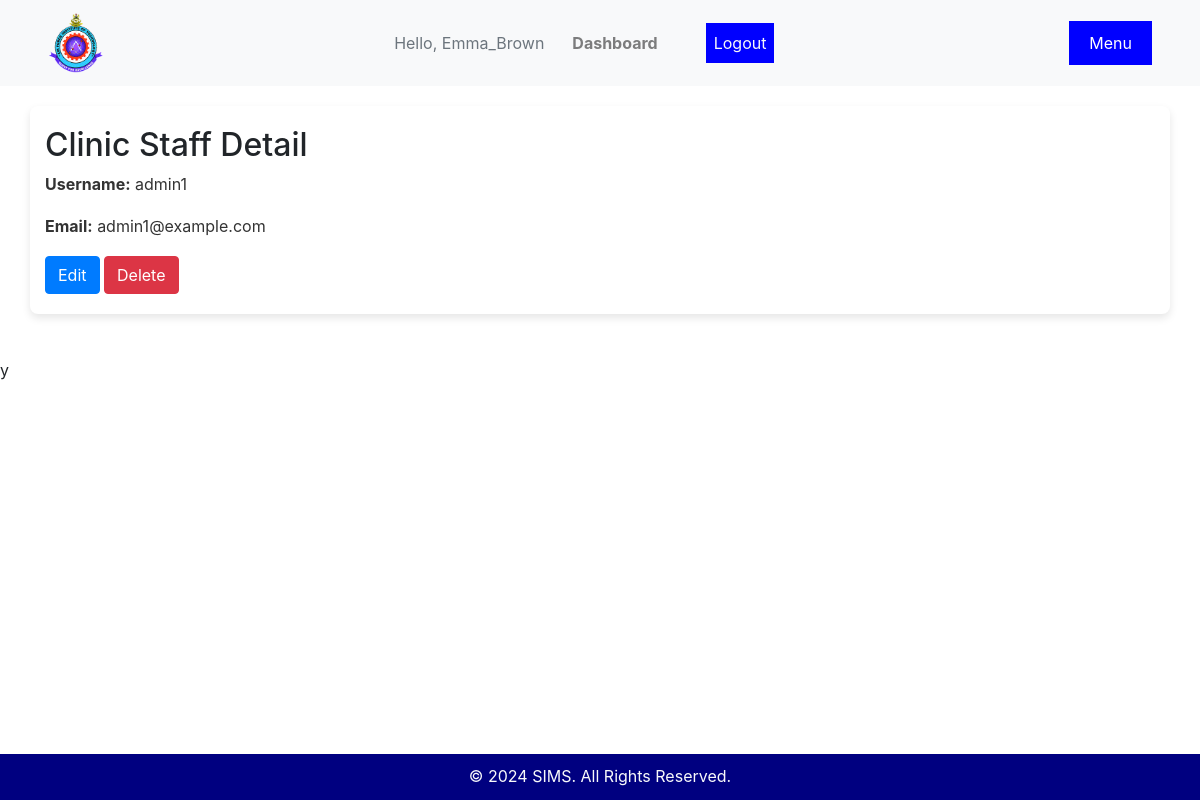
/admins/1/ (signed in), run on the app's committed database.
### users/models.py (models this page shows, shortened)
class CustomUser(AbstractUser):
    ROLE_CHOICES = [
        ('ADMIN', 'Admin'),
        ('STUDENT', 'Student'),
        ('LECTURER', 'Lecturer'),
        ('CLINIC_STAFF', 'Clinic Staff'),
    ]
    role = models.CharField(max_length=20, choices=ROLE_CHOICES)
    Approved = models.BooleanField(default=True)
    objects = CustomUserManager()

### ims/models.py (models this page shows, shortened)
class Admin(models.Model):
    user = models.OneToOneField(User, on_delete=models.CASCADE)

### ims/views.py (the view)
# urls.py: path('admins/<int:pk>/', views.AdminDetailView.as_view(), name='admin_detail'),
class AdminDetailView(DetailView):
    model = Admin
    context_object_name = 'clinicstaff'
    template_name = 'admins/admin_detail.html'

### templates/admins/admin_detail.html (shortened to what this page needs)
{% extends 'base.html' %}
{% block content %}
    <h2>Clinic Staff Detail</h2>
    <p><strong>Username:</strong> {{ clinicstaff.user.username }}</p>
    <p><strong>Email:</strong> {{ clinicstaff.user.email }}</p>
    <a href="{% url 'clinicstaff_update' clinicstaff.id %}" class="btn btn-primary">Edit</a>
    <a href="{% url 'clinicstaff_delete' clinicstaff.id %}" class="btn btn-danger">Delete</a>
{% endblock %}

### templates/base.html (shortened to what this page needs)
{% load static %}
<!DOCTYPE html>
<html lang="en">
<head>
    <link rel="stylesheet" href="{% static 'css/style.css' %}">
    <link rel="stylesheet" href="https://cdn.jsdelivr.net/npm/bootstrap@4.6.2/dist/css/bootstrap.min.css">
</head>
<body>
    <nav class="navbar navbar-expand-md navbar-light bg-light px-5" style="justify-content: space-between;">
        <a class="navbar-brand" href="#">
            <img src="{% static 'img/Picture1.gif' %}" alt="" style="height: 60px;">
        </a>
       <div>
        <div class="collapse navbar-collapse" id="navbarNavDropdown">
            <ul class="navbar-nav ml-auto">
                {% if user.is_authenticated %}
                    <li class="nav-item align-self-center"><span class="text-muted">Hello, {{user.username | title}}</span></li>
                    <li class="nav-item"><a class="nav-link" href="{% url 'dashboard' %}">Dashboard</a></li>
                    <li class="nav-item">
                        <form method="POST" action="{% url 'logout' %}">
                            <button type="submit" class="nav-link text-light">Logout</button>
                        </form>
                    </li>
                {% else %}
                    <li class="nav-item"><a class="nav-link" href="{% url 'login' %}">Login</a></li>
                    <li class="nav-item"><a class="nav-link" href="{% url 'student_register' %}">Register as Student</a></li>
                    <li class="nav-item"><a class="nav-link" href="{% url 'staff_register' %}">Register as Staff</a></li>
                {% endif %}
            </ul>
        </div>
       </div>
    </nav>
    <div class="container">
        {% block content %}{% endblock %}
    </div>
<br>y
    <footer>
        <p class="text-light">&copy; 2024 SIMS. All Rights Reserved.</p>
    </footer>
</body>
</html>

### ims/static/css/style.css (style rules this page uses)
body { font-family: 'Arial', sans-serif; margin: 0; padding: 0; background-color: #f5f5f5; color: #333; }
nav { background-color: navy; color: white; padding: 15px; }
nav ul { list-style: none; display: flex; justify-content: space-between; }
nav ul li { margin-right: 20px; }
nav ul li a { color: white; text-decoration: none; font-weight: bold; }
.container { max-width: 1200px; margin: 20px auto; padding: 20px; background-color: white; border-radius: 8px; box-shadow: 0 4px 8px rgba(0, 0, 0, 0.1); }
p { line-height: 1.6; color: #333; }
footer { background-color: navy; color: white; text-align: center; padding: 10px 0; position: fixed; bottom: 0; width: 100%; }
footer p { margin: 0; }
button { background-color: blue; color: white; padding: 10px 20px; border: none; border-radius: 5px; cursor: pointer; transition: background-color 0.3s ease; }

### data on the page
CustomUser: username "Emma_Brown"
Admin: user.username "admin1", user.email "admin1@example.com"
